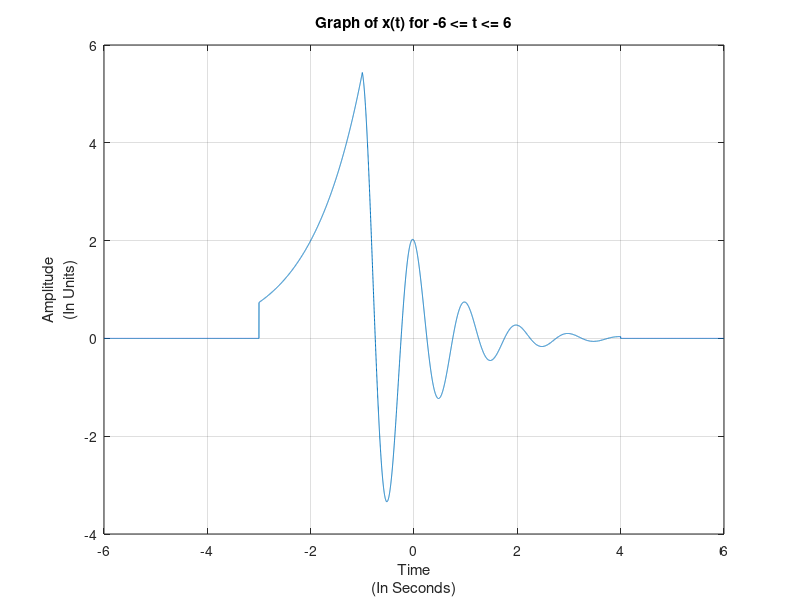
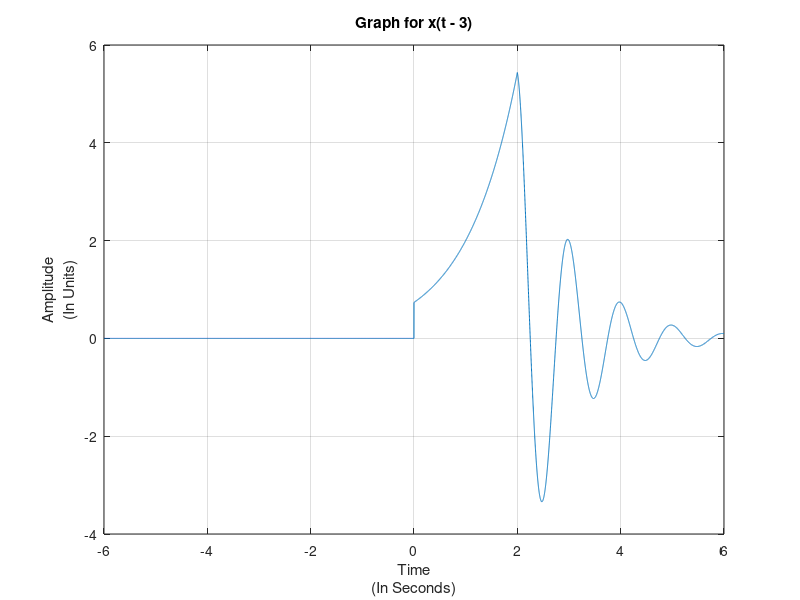
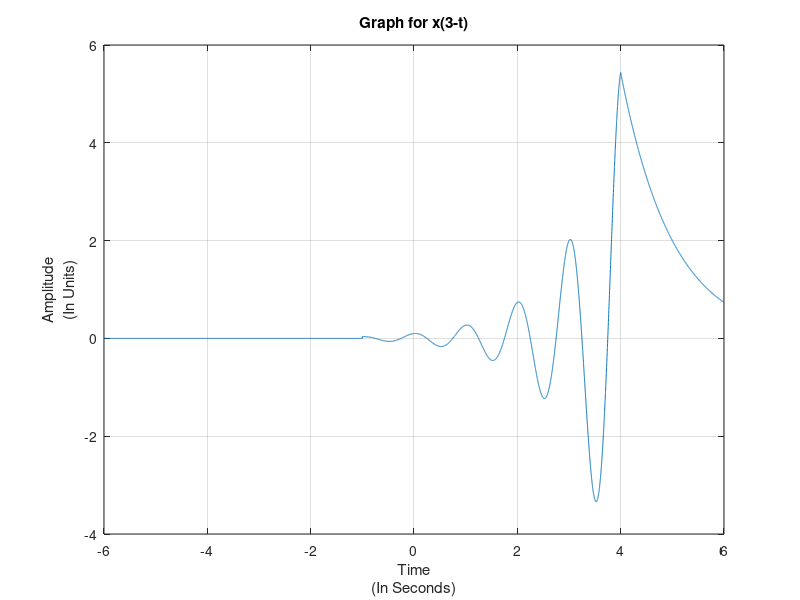
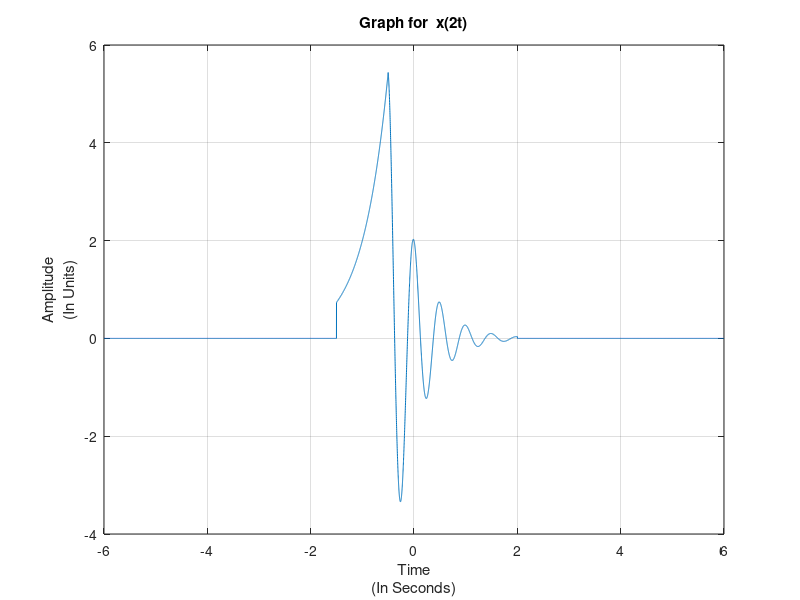

Reproduce these figures in MATLAB, in order.
function plot_one 

%Time vector
t = -6:0.001:6;
%Output vector
yb = signalx(t);
yc = signalx(t-3);
yd = signalx(3-t);
ye = signalx(2*t);
%Plot for q1
figure(1);
plot(t,yb);
%set(gca,'XLim',[-7 7])
xlabel({'Time','(In Seconds)'});
ylabel({'Amplitude','(In Units)'});
grid on;
title('Graph of x(t) for -6 <= t <= 6');
figure(2);
plot(t,yc);
%set(gca,'XLim',[-7 7])
xlabel({'Time','(In Seconds)'});
ylabel({'Amplitude','(In Units)'});
grid on;
title('Graph for x(t - 3)');
figure(3);
plot(t,yd);
%set(gca,'XLim',[-7 7])
xlabel({'Time','(In Seconds)'});
ylabel({'Amplitude','(In Units)'});
grid on;
title('Graph for x(3-t)');
figure(4);
plot(t,ye);
%set(gca,'XLim',[-7 7])
xlabel({'Time','(In Seconds)'});
ylabel({'Amplitude','(In Units)'});
grid on;
title('Graph for  x(2t)');
end


function s = signalx(t)
s = arrayfun(@arr_signal,t);
end

function x = arr_signal(t)
if(t>=-3 && t<=-1)
    x = 2*exp(t+2);
elseif(t>=-1 && t<= 4)
    x = 2*exp(-t)*cos(2*pi*t);
else
    x = 0;
end
end